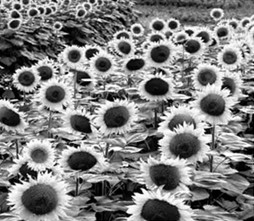
%> input picture 学习资料/《精通图像处理经典算法（MATLAB版）》配套资料/3/3-2-2/hua.jpg, 254 x 221 px
$ octave weicaise.m   (GNU Octave 9; MATLAB toolbox functions it lacks are replaced by stand-ins)
%> lines starting %> are read from the running program, lines starting %| are printed output that depends on the picture
%    变换法伪彩色处理的MATLAB程序
clc
I=imread('hua.jpg');    %   读入灰度图像
%> I is the input picture: size 221x254x3 uint8; min 0, max 255, mean 127.5
subplot(1,2,1),imshow(I);         %   显示灰度图像
I=double(I);
%> I: size 221x254x3 double
[M, N]=size(I);
%> M = 221; N = 762
L=256;
for i=1:M
     for j =1:N
           if I(i,j)<=L/4
              R(i,j)=0;
              G(i,j)=4*I(i,j);
              B(i,j)=L;
           else if I(i,j)<=L/2
              R(i,j)=0;
              G(i,j)=L;
              B(i,j)=-4*I(i,j)+2*L;
           else if I(i,j)<=3*L/4
              R(i,j)=4*I(i,j)-2*L;
              G(i,j)=L;
              B(i,j)=0;
           else
              R(i,j)=L;
              G(i,j)=-4*I(i,j)+4*L;
              B(i,j)=0;
            end
          end
        end
     end
end
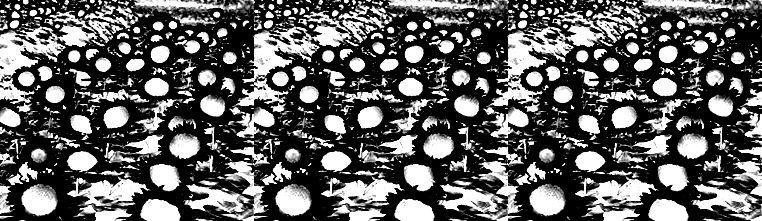
%> B: size 221x762 double; min 0, max 256, mean 95.8; drawn with min black and max white
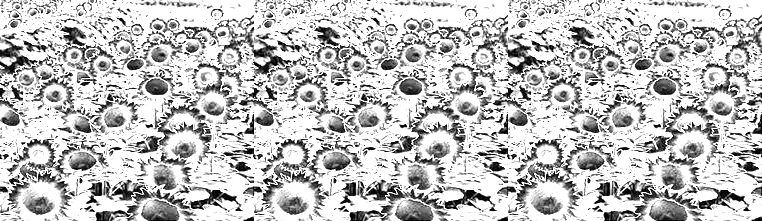
%> G: size 221x762 double; min 0, max 256, mean 193.9; drawn with min black and max white
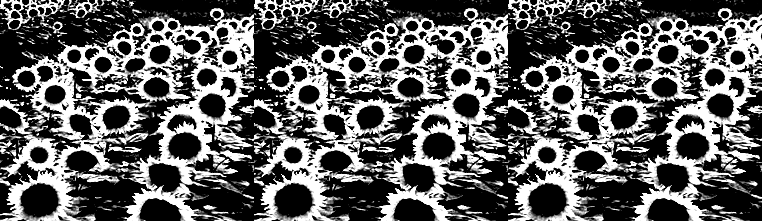
%> R: size 221x762 double; min 0, max 256, mean 96.6; drawn with min black and max white

for i=1:M
     for j =1:N
           OUT(i,j,1)=R(i,j);
           OUT(i,j,2)=G(i,j);
           OUT(i,j,3)=B(i,j);
     end
end
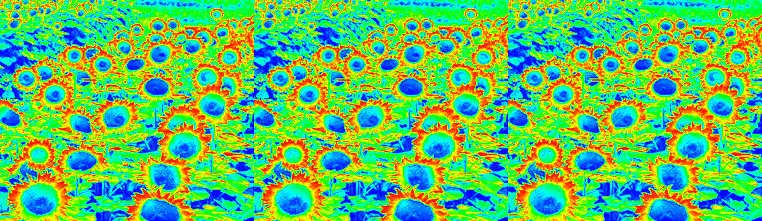
%> OUT: size 221x762x3 double; mean R, G, B 96.6, 193.9, 95.8; drawn with min black and max white
OUT=OUT/256;
subplot(1,2,2), imshow(OUT);
